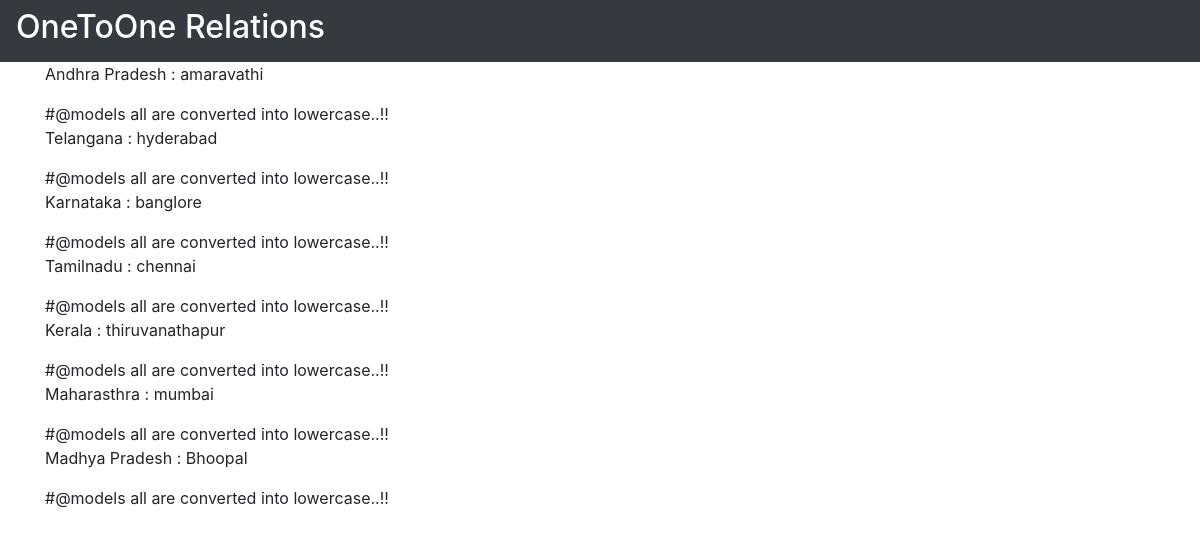
Screenshot of /sc/ with the database file from the repository.
### webapp/models.py (models this page shows, shortened)
class state(models.Model):
    sname=models.CharField(max_length=255)

class CapitalCity(models.Model):
    cname=models.CharField(max_length=255,primary_key=True)
    state=models.OneToOneField(state, on_delete=models.CASCADE)

### webapp/views.py (the view)
# urls.py: path('sc/',views.statelist)
def statelist(request):
    items=state.objects.all()
    return render(request,'MyApp/statecapital.html',{'items':items})

### templates/MyApp/statecapital.html (shortened to what this page needs)
<!doctype html>
<html lang = "en">
   <head>
           <link rel="stylesheet" href="https://stackpath.bootstrapcdn.com/bootstrap/4.1.3/css/bootstrap.min.css">
   </head>
   <body>
          <nav class="navbar navbar-expand navbar-dark bg-dark">
           <h2 style="color: #fff">OneToOne Relations</h2>
     </nav>
      <div class='container'>
         <div class='row'>
            <div class="col-md-6">
               {% for i in items %}
               <p>{{i.sname}} : {{i.capitalcity.cname}}</p>
	#@models all are converted into lowercase..!!
               {% endfor %}
            </div>
            <div class="col-md-6">
            </div>
         </div>
      </div>
  </body>
</html>

### rows the page displays
state: sname "Andhra Pradesh", capitalcity.cname "amaravathi"
state: sname "Telangana", capitalcity.cname "hyderabad"
state: sname "Karnataka", capitalcity.cname "banglore"
state: sname "Tamilnadu", capitalcity.cname "chennai"
state: sname "Kerala", capitalcity.cname "thiruvanathapur"
state: sname "Maharasthra", capitalcity.cname "mumbai"
state: sname "Madhya Pradesh", capitalcity.cname "Bhoopal"
